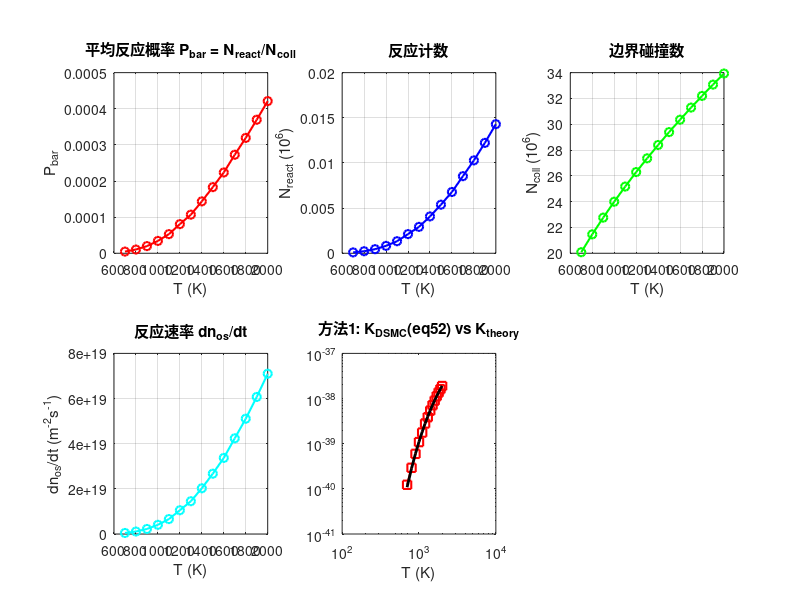

Here is the MATLAB script that generated this plot: (Note: this script raises an error after producing the figure.)
% verify_K_LH1.m
% 验证 LH1: O(g) + O(s) --> O2(g) 的 K_DSMC vs K_theory
% init_cover O 0.5: n(S) = n(O_s) = 0.5 * max_cover
%
% === 两种 K 反算方法 ===
%
% 方法1 — Molchanova Eq.(52) 碰撞概率反算:
%   P(Vn) = min(1, 2 * K * n(S) * n(O_s) / Vn)
%   系综平均: K = P_bar / (2 * n(S) * n(O_s) * <1/Vn>)
%            = (N_react ./ N_coll) ./ (2 * n_S * n_O_s .* Vn_1)
%   <1/Vn> = sqrt(pi*m/(2*k*T))
%
% 方法2 — 反应速率定义直接反算:
%   dn_os/dt = K * n_og * n_os * n_s
%   K = (dn_os/dt) / (n_og * n_os * n_s)
%     = (N_react * fnum / se / t_total) / (n_og * n_S * n_O_s)
%   注意: N_react 是模拟粒子计数(需 x fnum); se 为 2D 面的真实面积(y宽 x 1m深)
%
% K_theory = A * T^b * exp(-Ea/T)

clear; close all;

%% ====== 物理常数 ======
k_B = 1.380649e-23;      % Boltzmann (J/K)
m_O = 2.65E-26; % O 原子质量 (kg)

%% ====== 模拟参数 (来自 in.LH1) ======
nsteps   = 5000;          % 运行步数
dt       = 1e-6;          % 时间步长 (s)
t_total  = nsteps * dt;   % 总模拟时间 (s)
n_og     = 4.138807e+20;  % 气相 O 数密度 (m^-3), 来自 global nrho
fnum     = 1.4900e+11;    % 每个模拟粒子代表的真实原子数, 来自 global fnum
se       = 6e-3 ;   % xhi 反应面面积 (m^2): 2D 算例, y 向 6mm x z 向隐含深度 1m

%% ====== 反应参数 (来自 schu_gs_1.surf: LH1 A 5.2e-39 0.5 5000 1) ======
A   = 5.2e-39;
b   = 0.5;
Ea  = 5000;              % K

%% ====== 表面参数 (来自 in.LH1: max_cover 6.022e18, init_cover O 0.5) ======
N_site    = 6.022e18;           % 总位点密度 (m^-2)
cov_frac  = 0.5;                % init_cover fraction
n_S       = cov_frac * N_site;  % 空位 S 数密度 (m^-2)
n_O_s     = cov_frac * N_site;  % O(s) 数密度 (m^-2)

%% ====== 模拟温度 (K) ======
T = [700, 800, 900, 1000, 1100, 1200, 1300, 1400, ...
     1500, 1600, 1700, 1800, 1900, 2000]';

%% ====== 从 log.sparta 提取 (2026-07-16 重跑, A=5.2e-39, 5000 步) ======
% Surface reaction tallies: reaction all
N_react = [93; 221; 450; 820; ...
           1331; 2119; 2923; 4077; ...
           5379; 6787; 8534; 10282; ...
           12224; 14293];

% Boundary collides (4 个边界面总数, /4 得 xhi 反应面碰撞数)
N_coll = [80323932; 85861235; 91050146; 95985218; ...
          100677534; 105174265; 109434151; 113566377; ...
          117559173; 121412098; 125170445; 128783559; ...
          132290130; 135726644]/4;

%% ====== 计算 ======
P_bar   = N_react ./ N_coll;                    % 平均反应概率
Vn_1    = sqrt(pi * m_O ./ (2 * k_B * T));      % <1/Vn> (flux-weighted harmonic mean)

% ---- 方法1: Molchanova Eq.(52) 碰撞概率反算 ----
K_DSMC_eq52 = (N_react ./ N_coll) ./ (2 * n_S * n_O_s .* Vn_1);

% ---- 方法2: dn_os/dt = K * n_og * n_os * n_s  直接反算 ----
dnos_dt = N_react * fnum ./ (se * t_total);      % N_react 为模拟粒子数, x fnum 换算真实反应数
K_DSMC_rate = dnos_dt ./ (n_og * n_S * n_O_s);   % K = (dnos/dt) / (n_og * n_os * n_s)

% K_theory = A * T^b * exp(-Ea/T)
K_theory = A * T.^b .* exp(-Ea ./ T);

ratio_eq52 = K_DSMC_eq52 ./ K_theory;
ratio_rate = K_DSMC_rate ./ K_theory;

% ---- min(1,P) 截断修正: 带截断的解析期望 (通量加权 Maxwell 分布) ----
% P(Vn) = min(1, a/Vn), a = 2*K_theory*n_S*n_O_s
% f(v) = (v/s^2)*exp(-v^2/(2s^2)), s = sqrt(kT/m)
% P_capped = [1 - exp(-a^2/2s^2)] + (a/s)*sqrt(pi/2)*erfc(a/(sqrt(2)*s))
% P_uncapped = (a/s)*sqrt(pi/2)
a_cap    = 2 * K_theory * n_S * n_O_s;               % 截断临界速度 (m/s)
s_th     = sqrt(k_B * T / m_O);                      % 热速度尺度 (m/s)
P_capped = (1 - exp(-a_cap.^2 ./ (2*s_th.^2))) + ...
           (a_cap./s_th) * sqrt(pi/2) .* erfc(a_cap ./ (sqrt(2)*s_th));
C_cap    = P_capped ./ ((a_cap./s_th) * sqrt(pi/2)); % 截断损失因子 C(T) <= 1
ratio_corr = ratio_eq52 ./ C_cap;                    % 截断修正后的 ratio

%% ====== 输出表格 ======
fprintf('========== LH1: O(g)+O(s)-->O2(g)  K_DSMC 验证 ==========\n');
fprintf('反应参数: A=%.1e, b=%.1f, Ea=%d K\n', A, b, Ea);
fprintf('n_og = %.4e m^-3,  n(S) = n(O_s) = %.4e m^-2  (%.0f%% cover)\n', ...
    n_og, n_S, cov_frac*100);
fprintf('se = %.2e m^2,  t_total = %.4f s\n\n', se, t_total);

fprintf('  T(K)     P_bar       N_react      N_coll\n');
fprintf('  ----     -----       -------      ------\n');
for i = 1:length(T)
    fprintf('%5d    %.4e    %9.3e  %10d\n', ...
        T(i), P_bar(i), N_react(i), N_coll(i));
end

fprintf('\n===== 方法1: Molchanova Eq.(52) 碰撞概率反算 =====\n');
fprintf('  T(K)      K_DSMC(eq52)    K_theory         ratio\n');
fprintf('  ----      ------------    --------         -----\n');
for i = 1:length(T)
    fprintf('%5d    %12.4e    %12.4e    %8.2f\n', ...
        T(i), K_DSMC_eq52(i), K_theory(i), ratio_eq52(i));
end
fprintf('\nratio(eq52) 均值 = %.2f +/- %.2f\n', mean(ratio_eq52), std(ratio_eq52));

fprintf('\n===== 方法2: dn_os/dt = K * n_og * n_os * n_s  直接反算 =====\n');
fprintf('  T(K)      K_DSMC(rate)    K_theory         ratio\n');
fprintf('  ----      ------------    --------         -----\n');
for i = 1:length(T)
    fprintf('%5d    %12.4e    %12.4e    %8.2f\n', ...
        T(i), K_DSMC_rate(i), K_theory(i), ratio_rate(i));
end
fprintf('\nratio(rate) 均值 = %.2f +/- %.2f\n', mean(ratio_rate), std(ratio_rate));

fprintf('\n===== 两方法交叉验证 =====\n');
fprintf('ratio_eq52 / ratio_rate 均值 = %.2f\n', mean(ratio_eq52 ./ ratio_rate));
fprintf('若 ≈ 1, 两方法等价且 se 面积参数正确\n');

fprintf('\n===== min(1,P) 截断修正 =====\n');
fprintf('高温时 a=2K·nS·nOs 接近热速度, 慢分子概率被 min(1,·) 截断为 1\n');
fprintf('  T(K)    a(m/s)    a/s      C(T)    P_bar实测   P_capped解析   ratio修正后\n');
fprintf('  ----    ------    ---      ----    --------    ----------    ----------\n');
for i = 1:length(T)
    fprintf('%5d    %6.1f    %.3f    %.4f    %.4e    %.4e    %8.3f\n', ...
        T(i), a_cap(i), a_cap(i)/s_th(i), C_cap(i), P_bar(i), P_capped(i), ratio_corr(i));
end
fprintf('\n若 P_bar实测 ≈ P_capped解析 且 ratio修正后 ≈ 1, 则偏差完全由截断解释, 代码实现正确\n');

%% ====== 绘图 ======
figure('Position', [100 100 1200 800]);

% (1) P_bar vs T
subplot(2,3,1);
plot(T, P_bar, 'ro-', 'LineWidth', 1.5, 'MarkerSize', 6);
xlabel('T (K)'); ylabel('P_{bar}');
title('平均反应概率 P_{bar} = N_{react}/N_{coll}');
grid on;

% (2) N_react vs T
subplot(2,3,2);
plot(T, N_react/1e6, 'bo-', 'LineWidth', 1.5, 'MarkerSize', 6);
xlabel('T (K)'); ylabel('N_{react} (10^6)');
title('反应计数');
grid on;

% (3) N_coll vs T
subplot(2,3,3);
plot(T, N_coll/1e6, 'go-', 'LineWidth', 1.5, 'MarkerSize', 6);
xlabel('T (K)'); ylabel('N_{coll} (10^6)');
title('边界碰撞数');
grid on;

% (4) dnos/dt vs T
subplot(2,3,4);
plot(T, dnos_dt, 'co-', 'LineWidth', 1.5, 'MarkerSize', 6);
xlabel('T (K)'); ylabel('dn_{os}/dt (m^{-2}s^{-1})');
title('反应速率 dn_{os}/dt');
grid on;

% (5) K comparison — 方法1 Eq.(52)
subplot(2,3,5);
loglog(T, K_DSMC_eq52, 'rs-', 'LineWidth', 1.5, 'MarkerSize', 6); hold on;
loglog(T, K_theory, 'k-', 'LineWidth', 2);
xlabel('T (K)');
title('方法1: K_{DSMC}(eq52) vs K_{theory}');
legend('K_{DSMC} eq52', 'K_{theory}', 'Location', 'nw');
grid on;

% (6) K comparison — 方法2 rate definition
subplot(2,3,6);
loglog(T, K_DSMC_rate, 'bo-', 'LineWidth', 1.5, 'MarkerSize', 6); hold on;
loglog(T, K_theory, 'k-', 'LineWidth', 2);
xlabel('T (K)');
title('方法2: K_{DSMC}(rate) vs K_{theory}');
legend('K_{DSMC} rate', 'K_{theory}', 'Location', 'nw');
grid on;

sgtitle('LH1: O(g)+O(s)\rightarrowO_2(g)  --  A=5.2e-39, init\_cover=0.5, tally\_only');

%% ====== 保存数据 ======
save('verify_K_LH1_data.mat', 'T', 'P_bar', 'N_react', 'N_coll', ...
     'K_DSMC_eq52', 'K_DSMC_rate', 'K_theory', ...
     'ratio_eq52', 'ratio_rate', 'dnos_dt', ...
     'a_cap', 'C_cap', 'P_capped', 'ratio_corr', ...
     'n_S', 'n_O_s', 'n_og', 'se', 't_total', 'N_site');
fprintf('\n数据已保存至 verify_K_LH1_data.mat\n');
